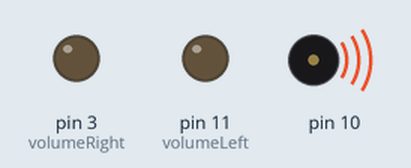
Recording of a sketch running on a simulated Arduino Uno, built with avr-gcc and run on an emulated ATmega328P. Shown: output pins drawn as LEDs (lit = HIGH), buzzer (waves = sounding). What the sketch prints to the serial monitor is not drawn.

Above: at 0.05 s.
At 2.3 s:
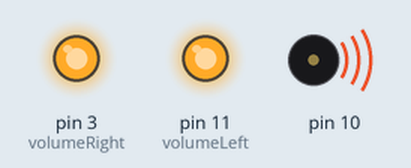
At 4.55 s:
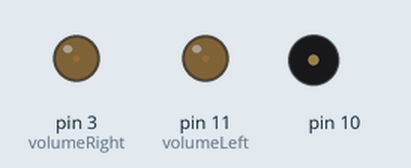
Timing chart, 0 to 5.3 s (numbered marks = the images above):
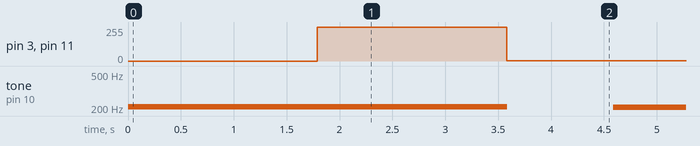

Measured:
- by itself, pin 3 (volumeRight), pin 11 (volumeLeft): alternates 255/255 for 1.8 s and 1/255 for 2.8 s
- by itself, tone on pin 10: plays 207 Hz for 3.6 s, 205 Hz for 3.6 s, 203 Hz for 3.6 s, 201 Hz for 3.6 s, 207 Hz for 3.6 s, 205 Hz for 3.6 s … (8 notes in this stretch)

The sketch:

Stereo_Tone_Test_With_Digital_Potentiometer.pde
```cpp
// (licence header left out)
/*********************************************************
Include the arduino tone library (you'll have to download
this from arduino.cc's playground, since it's not standard.
*********************************************************/
#include <Tone.h>
//Variables for tone generator
float binauralBeat[] = { 14.4, 11.1, 6.0, 2.2 };
Tone rightEar;
Tone leftEar;
float centralTone = 200; //We're starting at this tone and spreading the binaural beat from there.
int volumeRight = 3;
int volumeLeft = 11;

/*********************************************************
Setup defines pins and tones.
*********************************************************/
void setup()  {
  Serial.begin(9600);
  rightEar.begin(9);
  leftEar.begin(10);
  pinMode(volumeRight, OUTPUT);
  pinMode(volumeLeft, OUTPUT);
}

/*********************************************************
Main function - play the tones continuously in a loop
*********************************************************/
void loop()
{
  for (int i = 0; i < 4; i++){
  rightEar.play(centralTone - (binauralBeat[i]/2));
  leftEar.play(centralTone + (binauralBeat[i]/2));
  // Serial.print("Right Ear: ");
  Serial.print(centralTone - (binauralBeat[i]/2));
  Serial.print(" | ");
  // Serial.print(" | Left Ear: ");
  Serial.println(centralTone + (binauralBeat[i]/2));
//   delay(3000);
  crescendoDecrescendo();
  rightEar.stop();
  leftEar.stop();
  delay(1000);
  }
}

void crescendoDecrescendo(){
  for (int j = 0; j < 256; j++){
    analogWrite(volumeRight, j);
    analogWrite(volumeLeft, j);
    delay(7);
  }
  for (int j = 255; j > 0; j--){
    analogWrite(volumeRight, j);
    analogWrite(volumeLeft, j);
    delay(7);
  }
}
```
